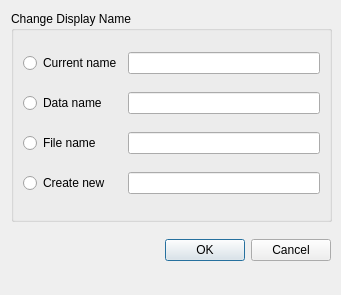
<?xml version="1.0" encoding="UTF-8"?>
<ui version="4.0">
 <class>ChangeCategoryUI</class>
 <widget class="QDialog" name="ChangeCategoryUI">
  <property name="geometry">
   <rect>
    <x>0</x>
    <y>0</y>
    <width>341</width>
    <height>295</height>
   </rect>
  </property>
  <property name="minimumSize">
   <size>
    <width>341</width>
    <height>295</height>
   </size>
  </property>
  <property name="windowTitle">
   <string>Change Category:</string>
  </property>
  <widget class="QGroupBox" name="groupBox">
   <property name="geometry">
    <rect>
     <x>11</x>
     <y>11</y>
     <width>321</width>
     <height>211</height>
    </rect>
   </property>
   <property name="title">
    <string>Change Display Name</string>
   </property>
   <layout class="QGridLayout" name="gridLayout">
    <item row="1" column="0">
     <widget class="QRadioButton" name="rbDataName">
      <property name="text">
       <string>Data name</string>
      </property>
     </widget>
    </item>
    <item row="2" column="2">
     <widget class="QLineEdit" name="txtFileName"/>
    </item>
    <item row="0" column="2">
     <widget class="QLineEdit" name="txtCurrentName"/>
    </item>
    <item row="1" column="2">
     <widget class="QLineEdit" name="txtDataName"/>
    </item>
    <item row="0" column="0">
     <widget class="QRadioButton" name="rbExisting">
      <property name="text">
       <string>Current name</string>
      </property>
     </widget>
    </item>
    <item row="3" column="2">
     <widget class="QLineEdit" name="txtNewCategory"/>
    </item>
    <item row="2" column="0">
     <widget class="QRadioButton" name="rbFileName">
      <property name="text">
       <string>File name</string>
      </property>
     </widget>
    </item>
    <item row="3" column="0">
     <widget class="QRadioButton" name="rbNew">
      <property name="text">
       <string>Create new</string>
      </property>
     </widget>
    </item>
   </layout>
   <zorder>txtNewCategory</zorder>
   <zorder>rbNew</zorder>
   <zorder>rbExisting</zorder>
   <zorder>txtCurrentName</zorder>
   <zorder>rbDataName</zorder>
   <zorder>rbFileName</zorder>
   <zorder>txtDataName</zorder>
   <zorder>txtFileName</zorder>
  </widget>
  <widget class="QWidget" name="horizontalLayoutWidget">
   <property name="geometry">
    <rect>
     <x>10</x>
     <y>230</y>
     <width>321</width>
     <height>41</height>
    </rect>
   </property>
   <layout class="QHBoxLayout" name="horizontalLayout_2">
    <item>
     <spacer name="horizontalSpacer">
      <property name="orientation">
       <enum>Qt::Horizontal</enum>
      </property>
      <property name="sizeHint" stdset="0">
       <size>
        <width>40</width>
        <height>20</height>
       </size>
      </property>
     </spacer>
    </item>
    <item>
     <widget class="QPushButton" name="cmdOK">
      <property name="text">
       <string>OK</string>
      </property>
     </widget>
    </item>
    <item>
     <widget class="QPushButton" name="cmdCancel">
      <property name="text">
       <string>Cancel</string>
      </property>
     </widget>
    </item>
   </layout>
  </widget>
 </widget>
 <resources/>
 <connections/>
</ui>
